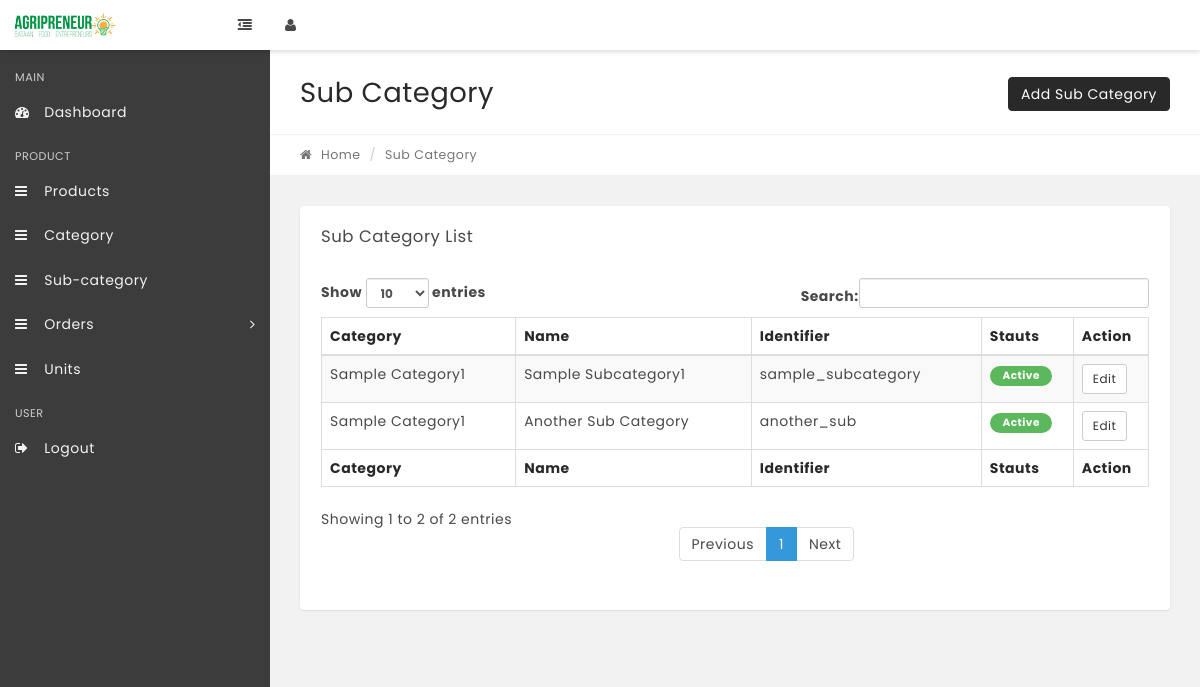
Page /index.php/admin/sub_category on the earlier database version.
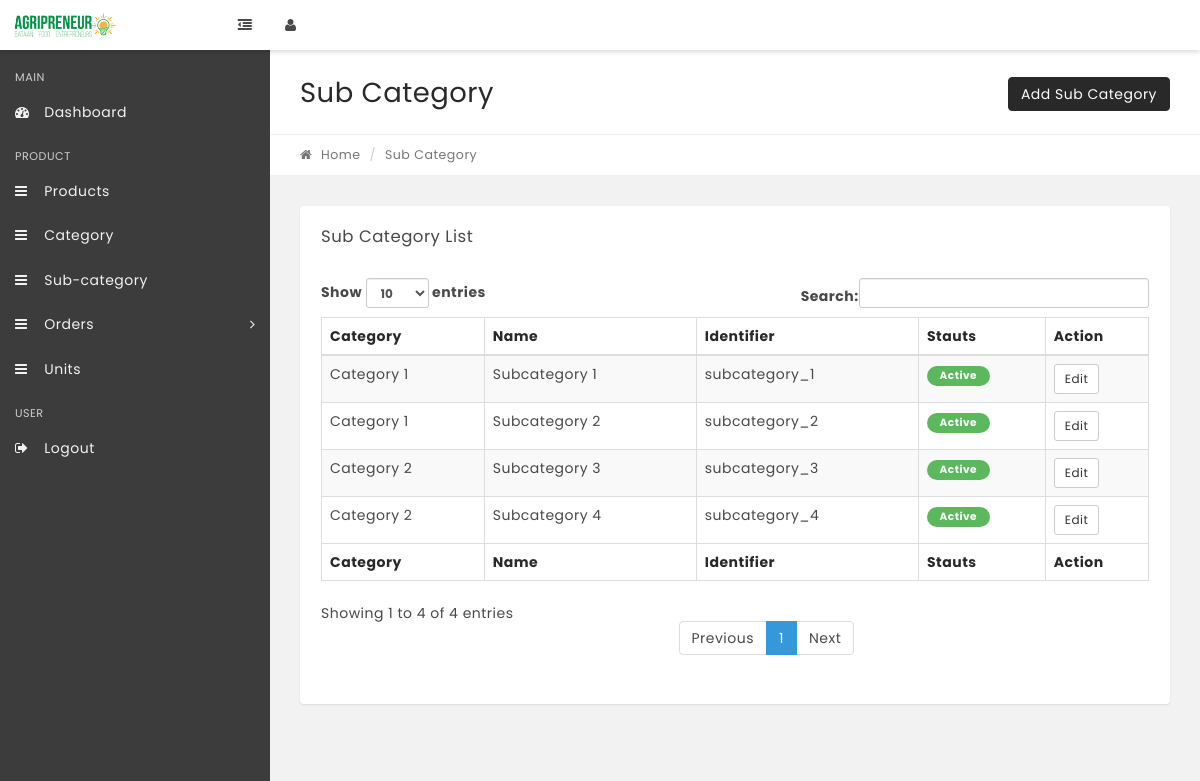
Same page on the later database version.
### tables this page shows
CREATE TABLE `tbl_sub_category` (
  `subcategory_id` int(11) NOT NULL,
  `category_id` int(11) NOT NULL,
  `subcategory_name` varchar(255) NOT NULL,
  `subcategory_identifier` varchar(255) NOT NULL,
  `subcategory_status` int(11) NOT NULL,
  `timestamp_create` timestamp NOT NULL DEFAULT CURRENT_TIMESTAMP,
  `timestampe_update` timestamp NOT NULL DEFAULT '0000-00-00 00:00:00' ON UPDATE CURRENT_TIMESTAMP
);

CREATE TABLE `tbl_category` (
  `category_id` int(11) NOT NULL,
  `category_name` varchar(255) NOT NULL,
  `category_identifier` varchar(255) NOT NULL,
  `category_status` int(11) NOT NULL,
  `timestamp_created` timestamp NOT NULL DEFAULT CURRENT_TIMESTAMP,
  `timestamp_update` timestamp NOT NULL DEFAULT '0000-00-00 00:00:00' ON UPDATE CURRENT_TIMESTAMP
);

### application/libraries/Template.php (called while the page is built, shortened)
<?php
class Template {
    var $use_template = '';
    var $use_template_file = '';
    var $template_data = array();
	var $CI;
	function __construct(){
		$this->CI =& get_instance();
	}
	function set_title($title){
		$this->template_data['title'] = $title;
	}
	function set_additional_css($css_set){
        $this->template_data['additional_css'] = $css_set;
    }
    function set_additional_js($js_set){
        $this->template_data['add_js'] = $js_set;
    }
    public function set_template($name,$file="template"){
        $this->use_template = $name;
        $this->use_template_file = $file;
    }
    public function load_sub($key,$value){
        if(is_array($key)){
            $this->template_data = $key;
        }else{
            $this->template_data[$key] = $value;
        }
    }
    public function load($path){
        $content = $this->CI->load->view($path,$this->template_data,true);
        $this->template_data["content"] = $content;
        $template_path = $this->use_template . "/" . $this->use_template_file;
        $this->CI->load->view("templates/".$template_path,$this->template_data);
    }
	public function extra_js($extra_js){
		$this->template_data['extra_js']  = $extra_js;
	}
}

### application/controllers/Admin.php (called while the page is built, shortened)
<?php
class Admin extends CI_Controller {
    function __construct(){
        $styles = array(
            'assets/user/css/prism/prism.css',
            'assets/user/css/ladda/ladda-themeless.min.css',
		);
		$js = array(
            'assets/user/js/login.js',
            'assets/user/js/user.js',
            'assets/user/js/admin.js',
            'assets/user/js/switchery/switchery.min.js',
            'assets/user/js/ladda/ladda.min.js',
            'assets/user/js/prism/prism.js'
		);
		$this->template->set_additional_css($styles);
		$this->template->set_additional_js($js);
        $this->template->set_title('Admin - Dashboard');
        $this->template->set_template('admin');
    }
    function sub_category()
    {
        $extra_js = '
            $("#sub_category").DataTable();
		';
        $this->template->load_sub('user', $this->user_model->get_user_data($this->session->userdata('id')));
        $this->template->extra_js($extra_js);
        $this->template->load_sub('sub_categories', $this->subcategory_model->get_sub_category_data());
        $this->template->load('admin/sub_category');
    }
}

### index.php (called while the page is built, shortened)
<?php
require_once BASEPATH.'core/CodeIgniter.php';

### application/models/Subcategory_model.php (called while the page is built, shortened)
<?php
class Subcategory_model extends CI_Model {
    function get_sub_category_data()
    {
        $this->db->select('*');
        $this->db->from('tbl_sub_category');
        $this->db->join('tbl_category', 'tbl_category.category_id = tbl_sub_category.category_id');
        $query = $this->db->get();
        if($query->num_rows()){
			return $query->result();
		}
		return [];
    }
}

### application/views/admin/sub_category.php (the view, shortened to what the changed rows need)
<div class="row page-title-div">
    <div class="col-sm-6">
        <h2 class="title">Sub Category</h2>
    </div>
</div>
<section class="section">
    <div class="container-fluid">
        <div class="row">
            <div class="col-md-12">
                <div class="panel">
                    <div class="panel-heading">
                        <div class="panel-title">
                        </div>
                    </div>
                    <div class="panel-body p-20">
                        <table id="sub_category" class="display table table-striped table-bordered" cellspacing="0" width="100%">
                            <thead>
                                <tr>
                                    <th>Category</th>
                                    <th>Name</th>
                                    <th>Identifier</th>
                                    <th>Stauts</th>
                                    <th>Action</th>
                                </tr>
                            </thead>
                            <tfoot>
                                <tr>
                                    <th>Category</th>
                                    <th>Name</th>
                                    <th>Identifier</th>
                                    <th>Stauts</th>
                                    <th>Action</th>
                                </tr>
                            </tfoot>
                            <tbody>
                                <?php
                                    foreach ($sub_categories as $sub_category) {
                                        ?>
                                        <tr>
                                            <td><?php echo $sub_category->category_name;?></td>
                                            <td><?php echo $sub_category->subcategory_name;?></td>
                                            <td><?php echo $sub_category->subcategory_identifier;?></td>
                                            <td>
                                                <?php
                                                    if ($sub_category->subcategory_status == '1') {
                                                        ?>
                                                            <span class="label label-success label-rounded">Active</span>
                                                        <?php
                                                    }else {
                                                        ?>
                                                            <span class="label label-warning label-rounded">Inactive</span>
                                                        <?php
                                                    }
                                                ?>
                                            </td>
                                            <td>
                                                    <a href="<?php echo base_url(); ?>admin/subcategory/edit/<?php echo $sub_category->subcategory_id;?>" class="btn btn-default btn-sm">Edit</a>
                                            </td>
                                        </tr>
                                        <?php
                                    }
                                ?>
                            </tbody>
                        </table>
                    </div>
                </div>
            </div>
        </div>
    </div>
</div>

Differences in the rows shown:
changed tbl_sub_category: category.category_name "Sample Category1" → "Category 1"; subcategory_name "Sample Subcategory1" → "Subcategory 1"; subcategory_identifier "sample_subcategory" → "subcategory_1"
changed tbl_sub_category: category.category_name "Sample Category1" → "Category 1"; subcategory_name "Another Sub Category" → "Subcategory 2"; subcategory_identifier "another_sub" → "subcategory_2"
added tbl_sub_category: category.category_name "Category 2", subcategory_name "Subcategory 3", subcategory_identifier "subcategory_3", subcategory_status "Active"
added tbl_sub_category: category.category_name "Category 2", subcategory_name "Subcategory 4", subcategory_identifier "subcategory_4", subcategory_status "Active"
Other differences:
text written by a page script: "Show entries Search: Showing 1 to 2 of 2 entries Previous 1 Next" → "Show entries Search: Showing 1 to 4 of 4 entries Previous 1 Next"
